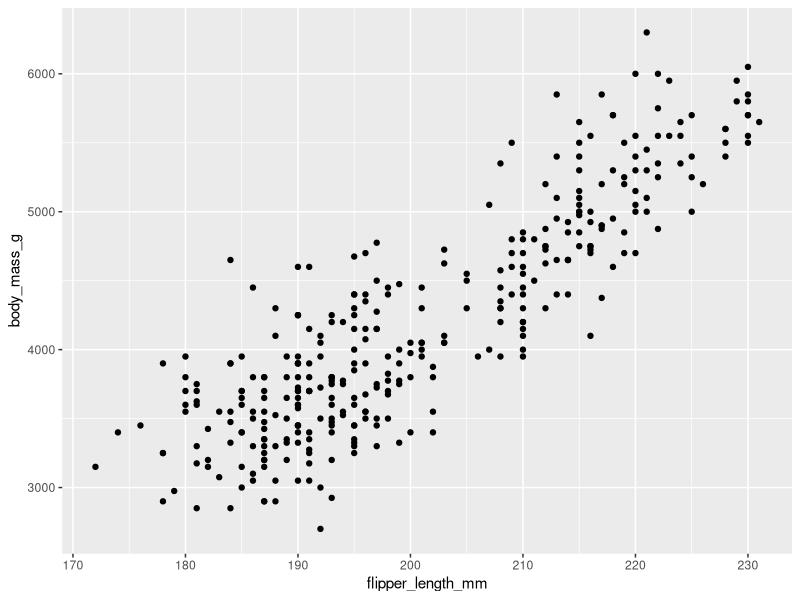
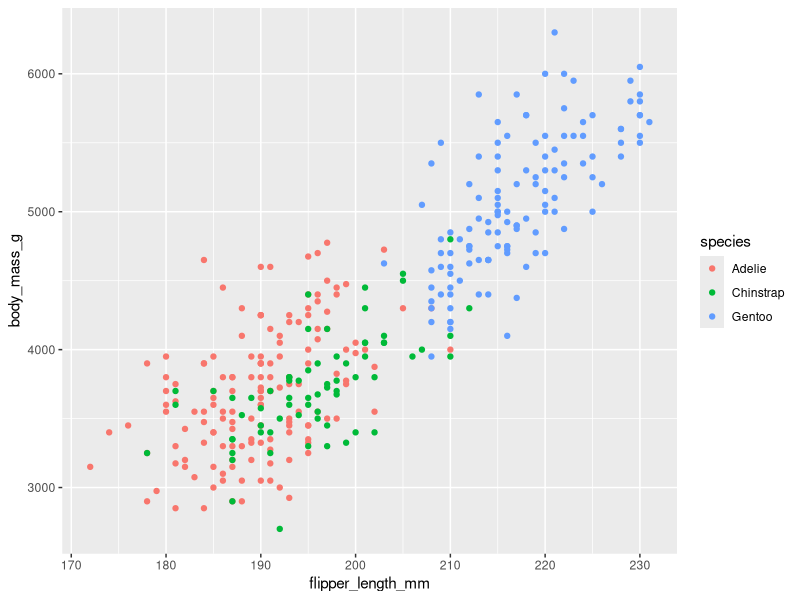
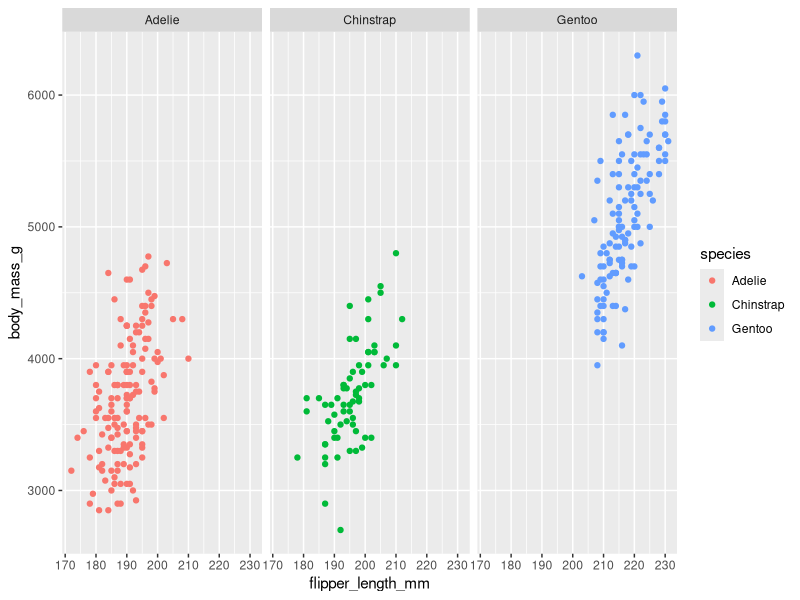
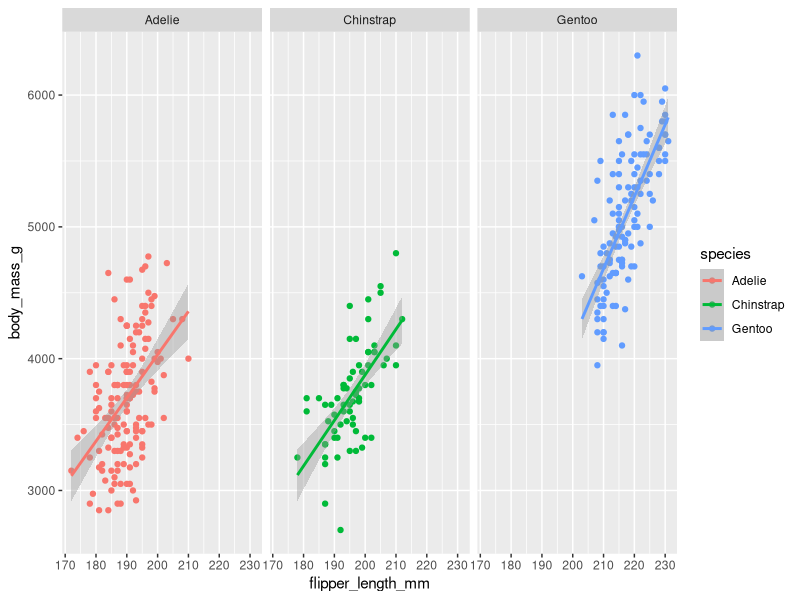
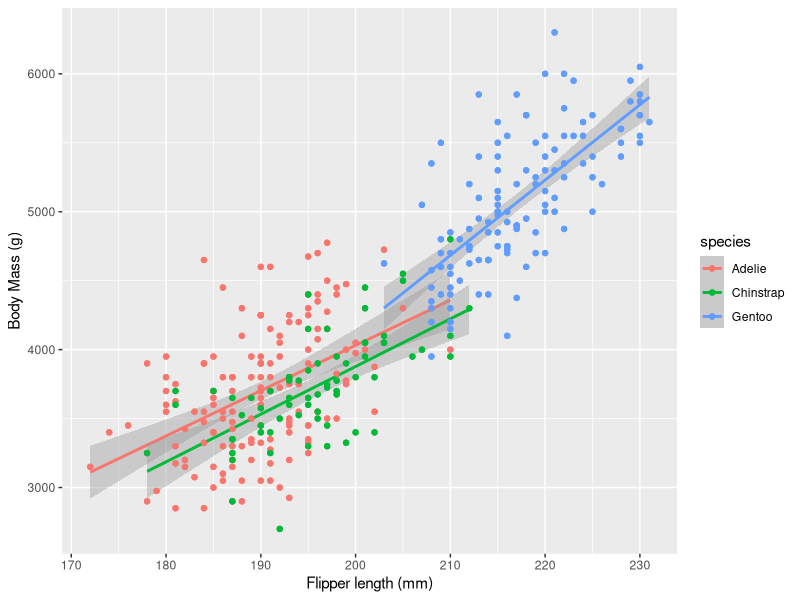
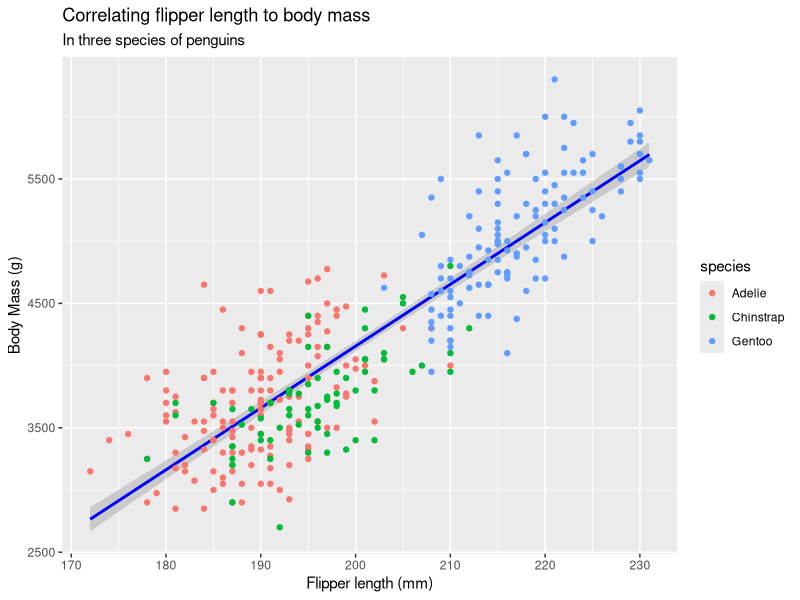

Recreate these plots in R, in order.
## ---- chunk 1
library(palmerpenguins)
library(dplyr)
library(ggplot2)
## ---- chunk 2
penguins <- penguins

head(penguins)
## ---- chunk 3
ggplot(data = penguins, aes(x = flipper_length_mm, y = body_mass_g)) +
    geom_point()
## ---- chunk 4
ggplot(data = penguins, aes(color= species, x = flipper_length_mm, y = body_mass_g)) +
    geom_point()
## ---- chunk 5
ggplot(data = penguins, aes(color= species, x = flipper_length_mm, y = body_mass_g)) +
    geom_point() +
  facet_wrap(~species)
## ---- chunk 6
ggplot(data = penguins, aes(color= species, x = flipper_length_mm, y = body_mass_g)) +
    geom_point() +
  facet_wrap(~species) +
  geom_smooth(method = "lm")
## ---- chunk 7
ggplot(data = penguins, aes(color= species, x = flipper_length_mm, y = body_mass_g)) +
    geom_point() +
  geom_smooth(method= "lm") +
    geom_point() +
    scale_x_continuous(
        name = "Flipper length (mm)"
    ) +
    scale_y_continuous(
        name = "Body Mass (g)"
    )

## ---- chunk 8
ggplot(data = penguins, aes(color= species, x = flipper_length_mm, y = body_mass_g)) +
    geom_point(size= 0.5) +
 geom_smooth(method = "lm", color= "blue") +
    geom_point() +
    scale_x_continuous(
        name = "Flipper length (mm)"
    ) +
    scale_y_continuous(
        name = "Body Mass (g)"
    ) + ggtitle("Correlating flipper length to body mass", subtitle = "In three species of penguins")
## ---- chunk 9
mod <- lm(body_mass_g ~ flipper_length_mm, data =
            penguins)
summary(mod)
